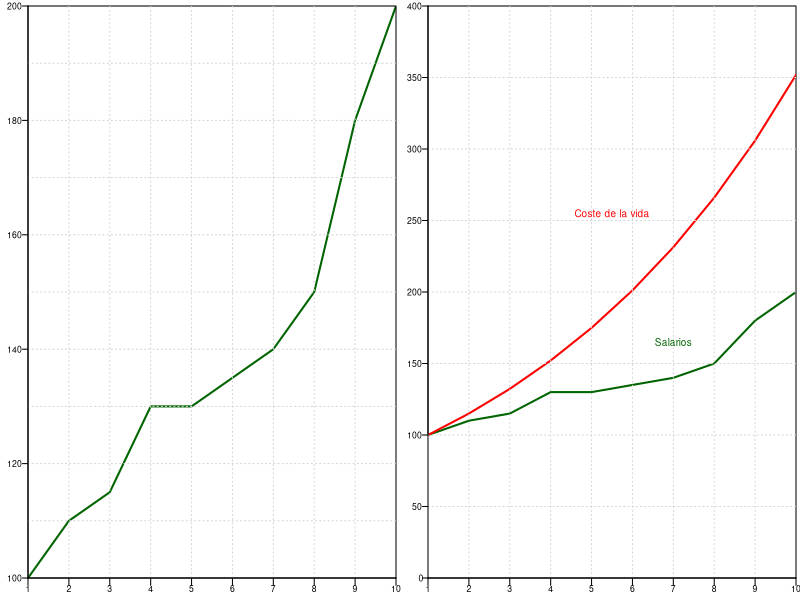

R code for this plot:

datos <- read.csv2("inflacion15.csv")

png("salariosInflacion.png", width=1350, height=650, res = 300)
par(mar=c(1, 1.3, 0.2, 0.1) + 0.1, mgp = c(0,0,0), mfrow=c(1,2))
t=0.6

x = c(2023, 2024)
y1 = c(5, 10)
y2 = c(0, 100)

plot(datos$Anio, datos$Salarios, type = "l", xlab="", ylab="", 
     ylim=c(100, 200), xpd = FALSE,  yaxt='n',  xaxt='n', xaxs="i", yaxs="i",
     lwd=2, col = "darkgreen"
)
grid(nx=9, ny=10)

axis(1, at=seq(1, 10, 1), tck=-0.02, cex.axis=t-0.08, padj = -0.3)
axis(2, at=seq(100, 200, 20), las=1, tck=-0.015, hadj = 1.4, cex.axis=t-0.08)

plot(datos$Anio, datos$Salarios, type = "l", xlab="", ylab="", 
     ylim=c(0, 400), xpd = FALSE,  yaxt='n',  xaxt='n', xaxs="i", yaxs="i",
     lwd=2, col = "darkgreen"
)
lines(datos$Anio, datos$Precios, type = "l", col = "red", lwd=2)
grid(nx=9, ny=8)

axis(1, at=seq(1, 10, 1), tck=-0.02, cex.axis=t-0.08, padj = -0.3)
axis(2, at=0, las=1, tck=-0.015, hadj = 1.9, cex.axis=t-0.08)
axis(2, at=50, las=1, tck=-0.015, hadj = 1.6, cex.axis=t-0.08)
axis(2, at=seq(100, 400, 50), las=1, tck=-0.015, hadj = 1.4, cex.axis=t-0.08)

text(7, 165, "Salarios", col = "darkgreen", cex=t)
text(5.5, 255, "Coste de la vida", col = "red", cex=t)

dev.off()
